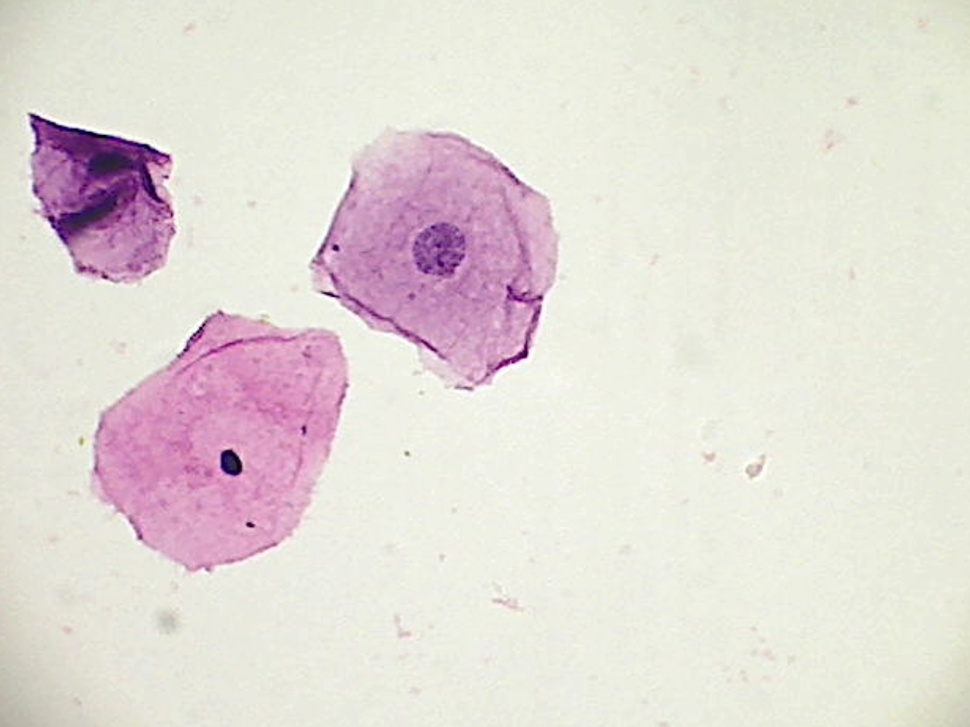
#> input picture sample-2.jpg, 970 x 727 px, shrunk from 1600 x 1200 before the run
$ python kmeans.py
#> lines starting #> are read from the running program, lines starting #| are printed output that depends on the picture
import cv2
import numpy as np
import matplotlib.pyplot as plt
from PIL import Image

image = cv2.imread("sample-2.jpg")
#> image is the input picture: shape (727, 970, 3); mean B, G, R 215.9, 220.2, 227.9

# convert to RGB
image = cv2.cvtColor(image, cv2.COLOR_BGR2RGB)

# reshape the image to a 2D array of pixels and 3 color values (RGB)
pixel_values = image.reshape((-1, 3))

# convert to float
pixel_values = np.float32(pixel_values)

# define stopping criteria
criteria = (cv2.TERM_CRITERIA_EPS + cv2.TERM_CRITERIA_MAX_ITER, 100, 0.85)

# number of clusters (K)
k = 5
_, labels, (centers) = cv2.kmeans(pixel_values, k, None, criteria, 10, cv2.KMEANS_RANDOM_CENTERS)
#> centers = [[91.82, 38.15, 102.4], [174.1, 113.3, 164], [235.7, 236.8, 224.2], [223.1, 220.5, 209.1], [212.5, 155.8, 192.1]]

# convert back to 8 bit values
centers = np.uint8(centers)
#> centers = [[91, 38, 102], [174, 113, 164], [235, 236, 224], [223, 220, 209], [212, 155, 192]]

# flatten the labels array
labels = labels.flatten()

# convert all pixels to the color of the centroids
segmented_image = centers[labels.flatten()]

# reshape back to the original image dimension
segmented_image = segmented_image.reshape(image.shape)

# disable only the cluster number 2 (turn the pixel into black)
masked_image = np.copy(image)

# convert to the shape of a vector of pixel values
masked_image = masked_image.reshape((-1, 3))

# color (i.e cluster) to disable
cluster = 2
masked_image[labels == cluster] = [0, 0, 0]

# convert back to original shape
masked_image = masked_image.reshape(image.shape)
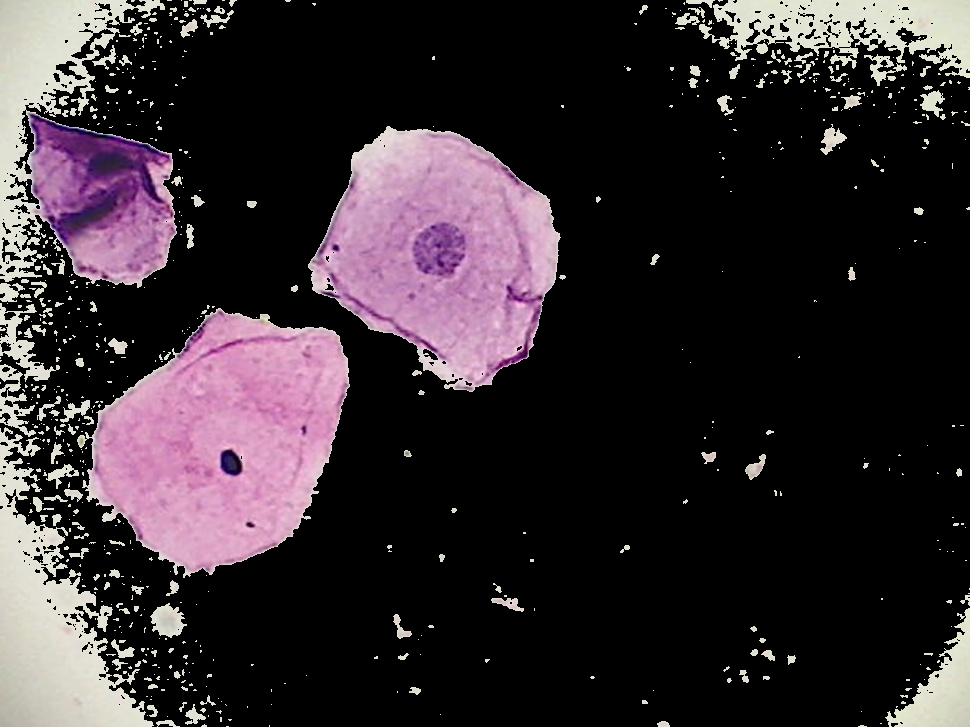
#> masked_image: shape (727, 970, 3); mean R, G, B 52.2, 43.4, 48.4

filename = 'image_generated/cat.jpg'
cv2.imwrite(filename, masked_image)

# show the image
#plt.imshow(masked_image)
#plt.show()

$ run again, with sample-1.jpg copied over sample-2.jpg
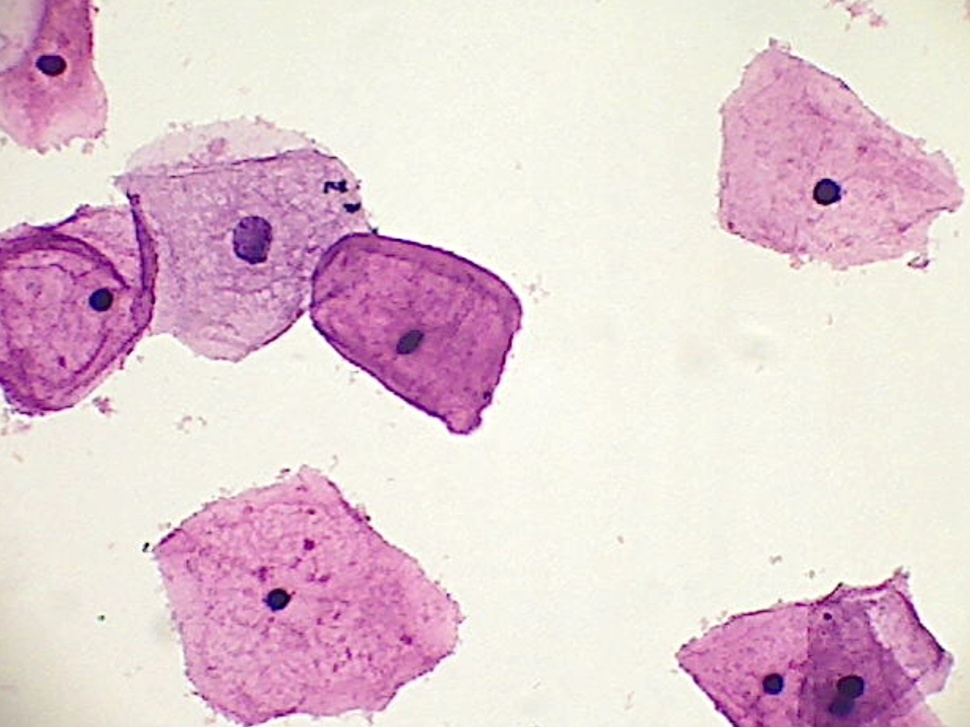
#> input picture sample-1.jpg, 970 x 727 px, shrunk from 1600 x 1200 before the run
#> image is the input picture: shape (727, 970, 3); mean B, G, R 212.6, 204.7, 228.8
#> `_, labels, (centers) = cv2.kmeans(pixel_values, k, None, criteria, 10,..`: centers = [[102.9, 32.61, 106], [207.1, 135.2, 182.2], [243.8, 242.1, 230.3], [174.1, 88.66, 154.5], [225.8, 174, 201.2]]
#> `centers = np.uint8(centers)`: centers = [[102, 32, 106], [207, 135, 182], [243, 242, 230], [174, 88, 154], [225, 173, 201]]
#> `segmented_image = segmented_image.reshape(image.shape)`:
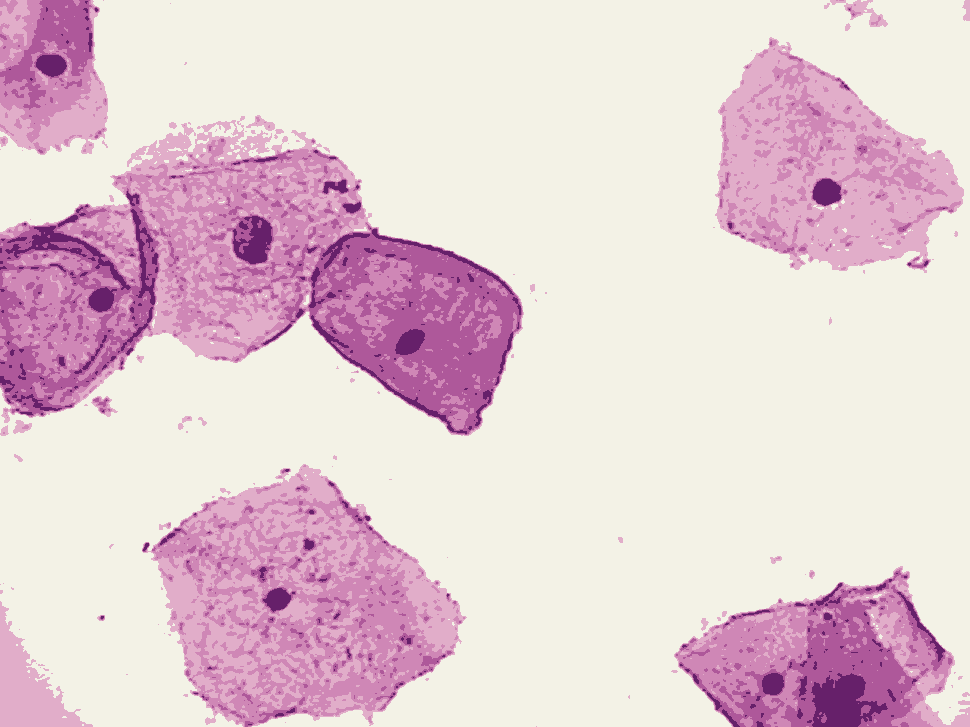
#> segmented_image: shape (727, 970, 3); mean R, G, B 228.2, 204.5, 212.2
#> `masked_image = masked_image.reshape(image.shape)`:
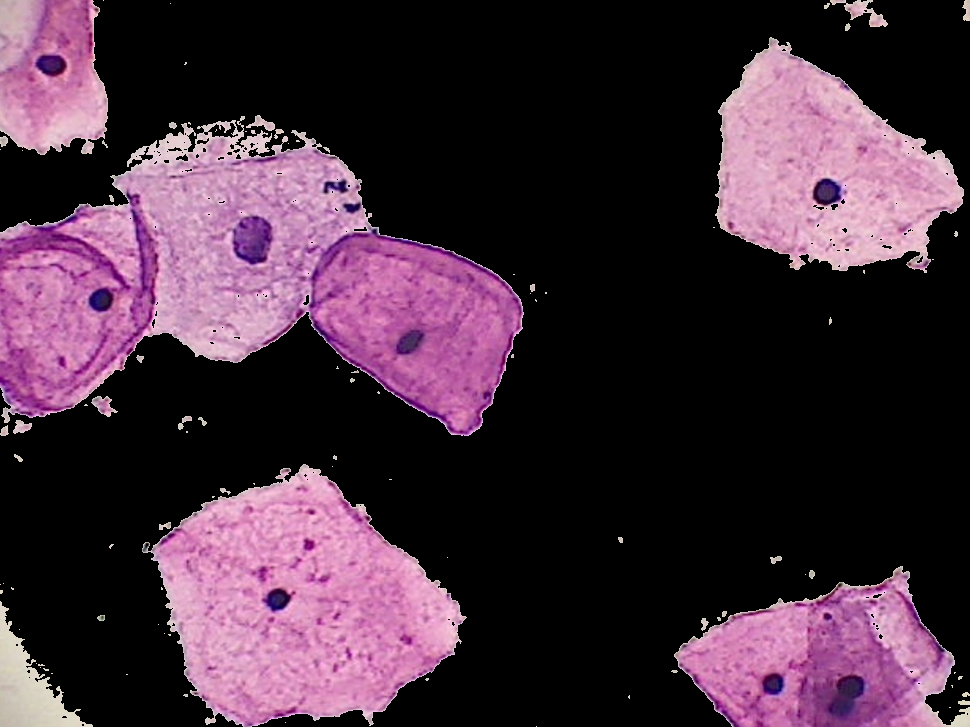
#> masked_image: shape (727, 970, 3); mean R, G, B 67.6, 44.7, 60.2
